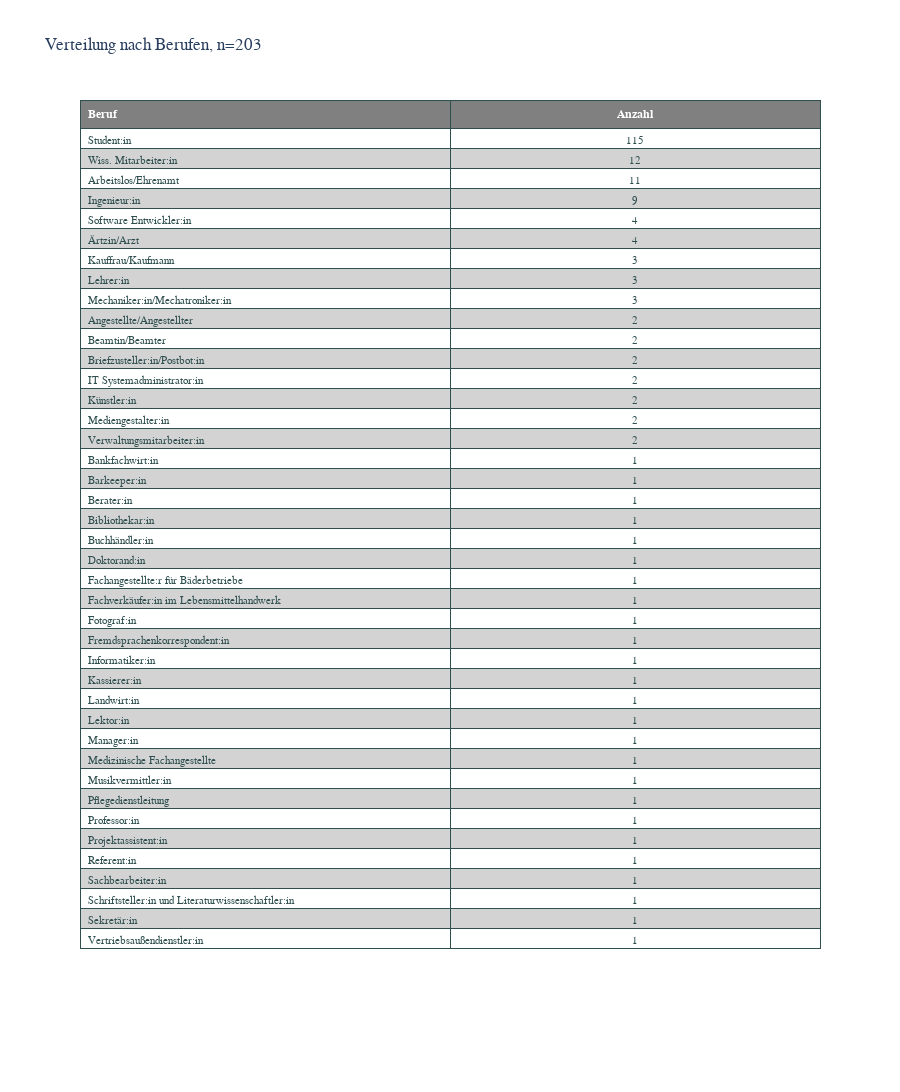

The notebook cell this image was saved under:
### Markdown cell above
### Profession

### Code cell
df = surveyData[['profession']]

# print(df)

# Replacements
pd.options.mode.chained_assignment = None  # default='warn'
df.loc[df['profession'].str.contains('student', case=False), 'profession'] = 'Student:in'
df.loc[df['profession'].str.contains('Studium', case=False), 'profession'] = 'Student:in'
df.loc[df['profession'].str.contains('Studierend', case=False), 'profession'] = 'Student:in'
df.loc[df['profession'].str.contains('Medientechnik und Produktion', case=False), 'profession'] = 'Student:in'
df.loc[df['profession'].str.contains('Barkeeper', case=False), 'profession'] = 'Barkeeper:in'
df.loc[df['profession'].str.contains('ingenieur', case=False), 'profession'] = 'Ingenieur:in'
df.loc[df['profession'].str.contains('Dipl.Ing.grad', case=False), 'profession'] = 'Ingenieur:in'
df.loc[df['profession'].str.contains('Software', case=False), 'profession'] = 'Software Entwickler:in'
df.loc[df['profession'].str.contains('Mediengestalt', case=False), 'profession'] = 'Mediengestalter:in'
df.loc[df['profession'].str.contains('Ehrenamt', case=False), 'profession'] = 'Arbeitslos/Ehrenamt'
df.loc[df['profession'].str.contains('Arbeitslos', case=False), 'profession'] = 'Arbeitslos/Ehrenamt'
df.loc[df['profession'].str.contains('-', case=False), 'profession'] = 'Arbeitslos/Ehrenamt'
df.loc[df['profession'].str.contains('/', case=False), 'profession'] = 'Arbeitslos/Ehrenamt'
df.loc[df['profession'].str.contains('Keinen', case=False), 'profession'] = 'Arbeitslos/Ehrenamt'
df.loc[df['profession'].str.contains('Nicht vorhanden', case=False), 'profession'] = 'Arbeitslos/Ehrenamt'
df.loc[df['profession'].str.contains('Beamt', case=False), 'profession'] = 'Beamtin/Beamter'
df.loc[df['profession'].str.contains('rzt', case=False), 'profession'] = 'Ärtzin/Arzt'
df.loc[df['profession'].str.contains('Kieferorthopädin', case=False), 'profession'] = 'Ärtzin/Arzt'
df.loc[df['profession'].str.contains('Künstler', case=False), 'profession'] = 'Künstler:in'
df.loc[df['profession'].str.contains('Bäderbetriebe', case=False), 'profession'] = 'Bademeister:in'
df.loc[df['profession'].str.contains('Bademeister:in', case=False), 'profession'] = 'Fachangestellte:r für Bäderbetriebe'
df.loc[df['profession'].str.contains('^Angestellte', case=False), 'profession'] = 'Angestellte/Angestellter'
df.loc[df['profession'].str.contains('Systemadministrator', case=False), 'profession'] = 'IT Systemadministrator:in'
df.loc[df['profession'].str.contains('senschaftlicher Mitarb', case=False), 'profession'] = 'Wiss. Mitarbeiter:in'
df.loc[df['profession'].str.contains('senschaftliche Mitarb', case=False), 'profession'] = 'Wiss. Mitarbeiter:in'
df.loc[df['profession'].str.contains('wiissenschaftliche', case=False), 'profession'] = 'Wiss. Mitarbeiter:in'
df.loc[df['profession'].str.contains('wiss. Mitarb', case=False), 'profession'] = 'Wiss. Mitarbeiter:in'
df.loc[df['profession'].str.contains('Bankfachwirtin', case=False), 'profession'] = 'Bankfachwirt:in'
df.loc[df['profession'].str.contains('Beratung', case=False), 'profession'] = 'Berater:in'
df.loc[df['profession'].str.contains('Bibliothekar', case=False), 'profession'] = 'Bibliothekar:in'
df.loc[df['profession'].str.contains('Briefzusteller', case=False), 'profession'] = 'Briefzusteller:in/Postbot:in'
df.loc[df['profession'].str.contains('postbot', case=False), 'profession'] = 'Briefzusteller:in/Postbot:in'
df.loc[df['profession'].str.contains('Buchhändler', case=False), 'profession'] = 'Buchhändler:in'
df.loc[df['profession'].str.contains('Doktorand', case=False), 'profession'] = 'Doktorand:in'
df.loc[df['profession'].str.contains('kauffrau', case=False), 'profession'] = 'Kauffrau/Kaufmann'
df.loc[df['profession'].str.contains('Fachverkäuferin im Lebensmittelhandwerk', case=False), 'profession'] = 'Fachverkäufer:in im Lebensmittelhandwerk'
df.loc[df['profession'].str.contains('Fremdsprachenkorrespondentin', case=False), 'profession'] = 'Fremdsprachenkorrespondent:in'
df.loc[df['profession'].str.contains('Informatiker', case=False), 'profession'] = 'Informatiker:in'
df.loc[df['profession'].str.contains('Kassiererin', case=False), 'profession'] = 'Kassierer:in'
df.loc[df['profession'].str.contains('Landwirt', case=False), 'profession'] = 'Landwirt:in'
df.loc[df['profession'].str.contains('Manager', case=False), 'profession'] = 'Manager:in'
df.loc[df['profession'].str.contains('Lehrer', case=False), 'profession'] = 'Lehrer:in'
df.loc[df['profession'].str.contains('Mechaniker', case=False), 'profession'] = 'Mechaniker:in/Mechatroniker:in'
df.loc[df['profession'].str.contains('Mechatroniker', case=False), 'profession'] = 'Mechaniker:in/Mechatroniker:in'
df.loc[df['profession'].str.contains('Lektorin', case=False), 'profession'] = 'Lektor:in'
df.loc[df['profession'].str.contains('Musikvermittlerin', case=False), 'profession'] = 'Musikvermittler:in'
df.loc[df['profession'].str.contains('Professor', case=False), 'profession'] = 'Professor:in'
df.loc[df['profession'].str.contains('Projektassistenz', case=False), 'profession'] = 'Projektassistent:in'
df.loc[df['profession'].str.contains('Referent', case=False), 'profession'] = 'Referent:in'
df.loc[df['profession'].str.contains('Sachbearbeiterin', case=False), 'profession'] = 'Sachbearbeiter:in'
df.loc[df['profession'].str.contains('Schriftsteller', case=False), 'profession'] = 'Schriftsteller:in und Literaturwissenschaftler:in'
df.loc[df['profession'].str.contains('Sekretärin', case=False), 'profession'] = 'Sekretär:in'
df.loc[df['profession'].str.contains('Verwaltungsmitarbeiter', case=False), 'profession'] = 'Verwaltungsmitarbeiter:in'
df.loc[df['profession'].str.contains('Verwaltungsangestellte', case=False), 'profession'] = 'Verwaltungsmitarbeiter:in'
df.loc[df['profession'].str.contains('Vertriebsaußendienst', case=False), 'profession'] = 'Vertriebsaußendienstler:in'
df.loc[df['profession'].str.contains('Selbstständiger Fotograf', case=False), 'profession'] = 'Fotograf:in'
pd.options.mode.chained_assignment = 'warn'  # default='warn'

unifiedProfessionsCounts = df.groupby(['profession'])['profession'].count().reset_index(name='count')
sortedProfessions = unifiedProfessionsCounts.sort_values(['count', 'profession'], ascending=[False, True])

# Label strings
chartLabel = f"Verteilung nach Berufen, n={len(surveyData[['education']])}"
categoryGroups = ["Beruf", "Anzahl"]
xLabel = "Eigenschaft"
yLabel = "Beruf"

# Table
fig = go.Figure(data=[go.Table(
  header=dict(
    values=[f"<b>{categoryGroups[0]}</b>", f"<b>{categoryGroups[1]}</b>"],
    line_color='darkslategray',
    fill_color=headerColor,
    align=['left','center'],
    font=dict(color='white', size=12)
  ),
  cells=dict(
    values=[sortedProfessions.profession, sortedProfessions['count']],
  #     # [surveyData[surveyData['sex'] == 'männlich'], surveyData[surveyData['sex'] == 'nicht angegeben'], surveyData[surveyData['sex'] == 'weiblich']]],
  #       ['<b>Anzahl</b>'],
  #       [data[0]],
  #       [data[1]],
  #       [data[2]],
  #       [data[3]],
  #       [data[4]]
  #     ],
    line_color='darkslategray',
    # 2-D list of colors for alternating rows
    fill_color = [[rowOddColor,rowEvenColor]*21],
    align = ['left', 'center'],
    font = dict(color = 'darkslategray', size = 11)
    ))
])

fig.update_layout(
    title=chartLabel,
    # yaxis_title=yLabel,
    # legend_title="Legend Title",
    height=1100,
    font=dict(
        family="Frutiger Next LT W1G, Gill Sans, sans-serif",
        size=12,
        # color="RebeccaPurple"
    )
)

fig.show()
# sortedProfessions.to_csv("beruf.csv", encoding='utf-8', sep=';');

### Figure 1 — Plotly figure (JSON) as saved in the notebook; plotly's stock layout.template omitted (floating-point values rounded to 4 significant figures)
{"data": [{"cells": {"align": ["left", "center"], "fill": {"color": [["white", "lightgrey", "white", "lightgrey", "white", "lightgrey", "white", "lightgrey", "white", "lightgrey", "white", "lightgrey", "white", "lightgrey", "white", "lightgrey", "white", "lightgrey", "white", "lightgrey", "white", "lightgrey", "white", "lightgrey", "white", "lightgrey", "white", "lightgrey", "white", "lightgrey", "white", "lightgrey", "white", "lightgrey", "white", "lightgrey", "white", "lightgrey", "white", "lightgrey", "white", "lightgrey"]]}, "font": {"color": "darkslategray", "size": 11}, "line": {"color": "darkslategray"}, "values": [["Student:in", "Wiss. Mitarbeiter:in", "Arbeitslos/Ehrenamt", "Ingenieur:in", "Software Entwickler:in", "Ärtzin/Arzt", "Kauffrau/Kaufmann", "Lehrer:in", "Mechaniker:in/Mechatroniker:in", "Angestellte/Angestellter", "Beamtin/Beamter", "Briefzusteller:in/Postbot:in", "IT Systemadministrator:in", "Künstler:in", "Mediengestalter:in", "Verwaltungsmitarbeiter:in", "Bankfachwirt:in", "Barkeeper:in", "Berater:in", "Bibliothekar:in", "Buchhändler:in", "Doktorand:in", "Fachangestellte:r für Bäderbetriebe", "Fachverkäufer:in im Lebensmittelhandwerk", "Fotograf:in", "Fremdsprachenkorrespondent:in", "Informatiker:in", "Kassierer:in", "Landwirt:in", "Lektor:in", "Manager:in", "Medizinische Fachangestellte ", "Musikvermittler:in", "Pflegedienstleitung", "Professor:in", "Projektassistent:in", "Referent:in", "Sachbearbeiter:in", "Schriftsteller:in und Literaturwissenschaftler:in", "Sekretär:in", "Vertriebsaußendienstler:in"], [115, 12, 11, 9, 4, 4, 3, 3, 3, 2, 2, 2, 2, 2, 2, 2, 1, 1, 1, 1, 1, 1, 1, 1, 1, 1, 1, 1, 1, 1, 1, 1, 1, 1, 1, 1, 1, 1, 1, 1, 1]]}, "header": {"align": ["left", "center"], "fill": {"color": "grey"}, "font": {"color": "white", "size": 12}, "line": {"color": "darkslategray"}, "values": ["<b>Beruf</b>", "<b>Anzahl</b>"]}, "type": "table"}], "layout": {"font": {"family": "Frutiger Next LT W1G, Gill Sans, sans-serif", "size": 12}, "height": 1100, "title": {"text": "Verteilung nach Berufen, n=203"}}}
